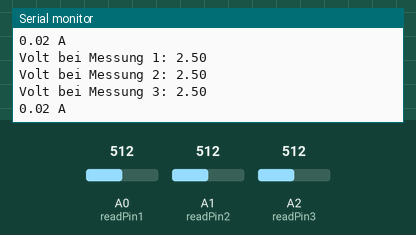
A sketch run on a simulated Arduino Uno, built with avr-gcc and run on an emulated ATmega328P. Shown: the last lines printed to the serial monitor. The inputs (shaded band) are chosen by the test bench; at power-on: A0 (readPin1) = 512, A1 (readPin2) = 512, A2 (readPin3) = 512.

Above: at 2.8 s.
2.9 s: A0 (readPin1) set to 716
5.6 s: A1 (readPin2) set to 716
At 7.7 s:
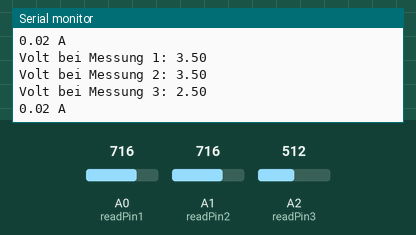
8.3 s: A2 (readPin3) set to 716
At 10.8 s:
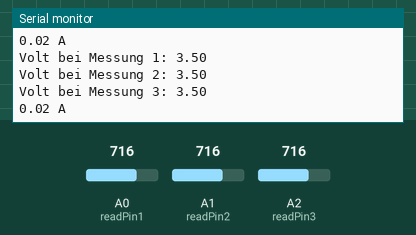
11.0 s: A0 (readPin1) set to 900
13.7 s: A1 (readPin2) set to 900
At 14.9 s:
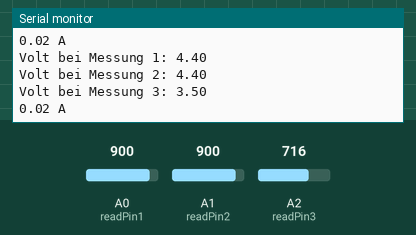
16.4 s: A2 (readPin3) set to 900
At 19.7 s:
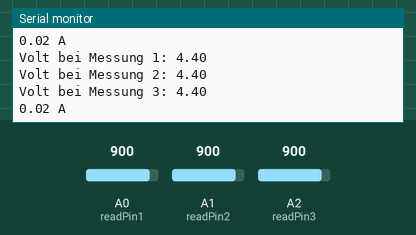
Timing chart, 0 to 20.1 s (numbered marks = the images above; inputs shaded):
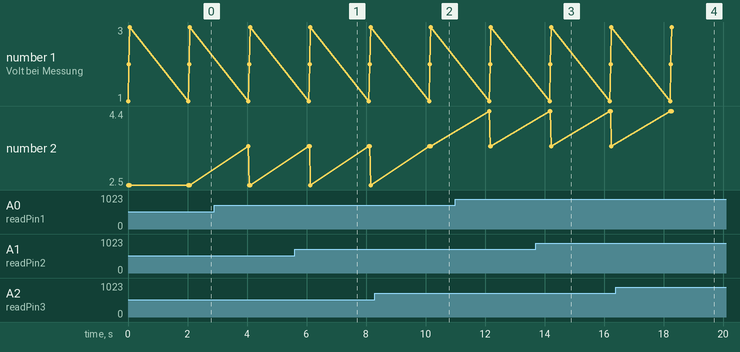

Measured:
- after the input at 5.6 s, the serial monitor: prints a new line after 0.50 s (image 1)
- after the input at 8.3 s, the serial monitor: prints a new line after 1.9 s (image 2)
- after the input at 13.7 s, the serial monitor: prints a new line after 0.50 s (image 3)
- after the input at 16.4 s, the serial monitor: prints a new line after 1.9 s (image 4)

The sketch:

sketch_3_messstellen.ino
```cpp
int readPin1 = A0;
int readPin2 = A1;
int readPin3 = A2;

int delayTime = 2000;
int res = 330; // resistor = 330 OHM
float dividend = 5./1023.;

float val1;
float val2;
float val3;
float  ampere;

void setup() {
  // put your setup code here, to run once:
  pinMode(readPin1, INPUT);
  pinMode(readPin2, INPUT);
  pinMode(readPin3, INPUT);
  Serial.begin(9600);
}

void loop() {
  // put your main code here, to run repeatedly:

  val1 = dividend * analogRead(readPin1);
  val2 = dividend * analogRead(readPin2);
  val3 = dividend * analogRead(readPin3);

  Serial.print("Volt bei Messung 1: ");
  Serial.println(val1);

  Serial.print("Volt bei Messung 2: ");
  Serial.println(val2);

  Serial.print("Volt bei Messung 3: ");
  Serial.println(val3);

  ampere = 5./res;
  Serial.print(ampere);
  Serial.println(" A \n");
  delay(delayTime);

}
```
